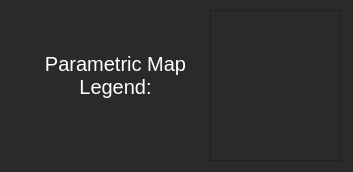
<?xml version="1.0" encoding="UTF-8"?>
<ui version="4.0">
 <class>legend</class>
 <widget class="QWidget" name="legend">
  <property name="geometry">
   <rect>
    <x>0</x>
    <y>0</y>
    <width>353</width>
    <height>172</height>
   </rect>
  </property>
  <property name="windowTitle">
   <string>Parametric Map Legend</string>
  </property>
  <property name="styleSheet">
   <string notr="true">QWidget {
	background-color: rgb(42, 42, 42);
}</string>
  </property>
  <widget class="QLabel" name="legendLabel">
   <property name="geometry">
    <rect>
     <x>-100</x>
     <y>10</y>
     <width>431</width>
     <height>131</height>
    </rect>
   </property>
   <property name="styleSheet">
    <string notr="true">QLabel {
	font-size: 20px;
	color: rgb(255, 255, 255);
	background-color: rgba(255, 255, 255, 0);
}</string>
   </property>
   <property name="text">
    <string>Parametric Map
Legend:</string>
   </property>
   <property name="textFormat">
    <enum>Qt::AutoText</enum>
   </property>
   <property name="scaledContents">
    <bool>false</bool>
   </property>
   <property name="alignment">
    <set>Qt::AlignCenter</set>
   </property>
   <property name="wordWrap">
    <bool>true</bool>
   </property>
  </widget>
  <widget class="QFrame" name="legendFrame">
   <property name="geometry">
    <rect>
     <x>210</x>
     <y>10</y>
     <width>131</width>
     <height>151</height>
    </rect>
   </property>
   <property name="toolTipDuration">
    <number>10</number>
   </property>
   <property name="frameShape">
    <enum>QFrame::StyledPanel</enum>
   </property>
   <property name="frameShadow">
    <enum>QFrame::Raised</enum>
   </property>
  </widget>
 </widget>
 <resources/>
 <connections/>
</ui>
